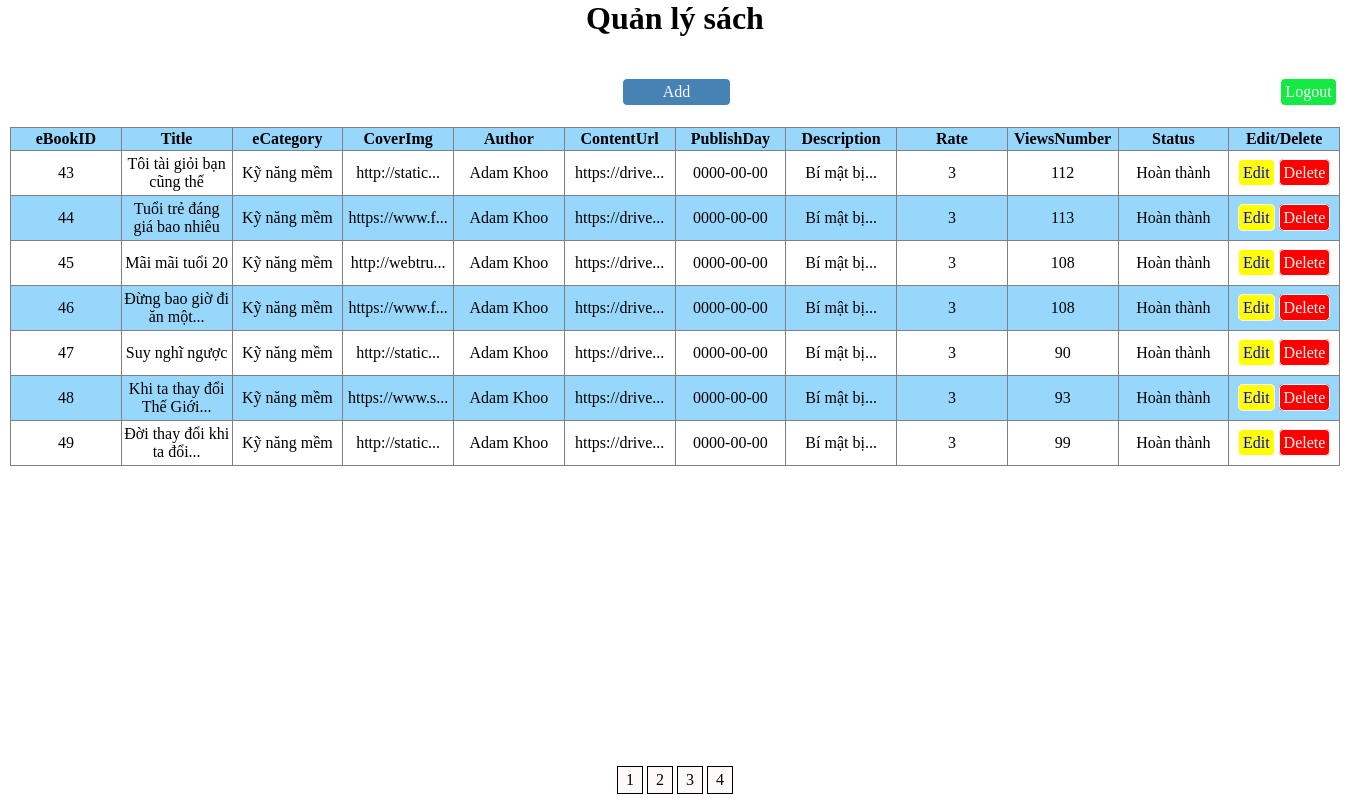
/book.php?page=4 (signed in), run on the app's committed database.
### tables this page shows
CREATE TABLE `ebook` (
  `eBookID` int(11) NOT NULL,
  `Title` varchar(200) NOT NULL,
  `eCategory` int(11) NOT NULL,
  `CoverImg` varchar(200) NOT NULL,
  `Author` varchar(200) NOT NULL,
  `ContentUrl` varchar(255) NOT NULL,
  `PublishDay` date NOT NULL,
  `Description` varchar(2000) NOT NULL,
  `Rate` int(10) NOT NULL,
  `ViewsNumber` int(11) NOT NULL,
  `Status` varchar(25) NOT NULL
);

CREATE TABLE `category` (
  `CategoryID` int(11) NOT NULL,
  `CategoryName` varchar(255) NOT NULL,
  `CategoryImg` varchar(255) NOT NULL
);

### book.php (the view, shortened to what this page needs)
<?php
    include'config.php';
?>
<!DOCTYPE html>
<html lang="en">
<head>
    <link rel="stylesheet" href="style.css">
</head>
<body>
    <h1>Quản lý sách</h1>
    <div class="container">
        <div class="top">
            <div class="tp-left">
            </div>
            <div class="tp-right">
                <a class="add_btn" href="add.php">Add</a>
                <a class="logout_btn" href="logout.php">Logout</a>
            </div>
        </div>
        <table id="tblist">
            <tr>
                <th>eBookID</th>
                <th>Title</th>
                <th>eCategory</th>
                <th>CoverImg</th>
                <th>Author</th>
                <th>ContentUrl</th>
                <th>PublishDay</th>
                <th>Description</th>
                <th>Rate</th>
                <th>ViewsNumber</th>
                <th>Status</th>
                <th>Edit/Delete</th>
            </tr>
            <?php
                function subtext($text,$num=80) {
                    if (strlen($text) <= $num) {
                        return $text;
                    }
                    $text= substr($text, 0, $num);
                    if ($text[$num-1] == ' ') {
                        return trim($text)."...";
                    }
                    $x  = explode(" ", $text);
                    $sz = sizeof($x);
                    if ($sz <= 1)   {
                        return $text."...";}
                    $x[$sz-1] = '';
                    return trim(implode(" ", $x))."...";
                }
                $site=10;
 				if (isset($_GET['page'])) {
 					$page=$_GET['page'];
 				}else $page=1;
 				$start=($page-1)*$site;
                $sql = "SELECT * FROM ebook join category on ebook.eCategory=category.CategoryID limit $start,$site";
                $result = mysqli_query($conn, $sql);
                 while($row = mysqli_fetch_array($result)){ ?>
				<tr>
					<td><?php echo $row['eBookID'] ?></td>
                    <td><?php echo subtext($row['Title'],35) ?></td>
                    <td><?php echo subtext($row['CategoryName'],35) ?></td>
                    <td><?php echo subtext($row['CoverImg'],13) ?></td>
                    <td><?php echo subtext($row['Author'],35) ?></td>
                    <td><?php echo subtext($row['ContentUrl'],13) ?></td>
                    <td><?php echo $row['PublishDay'] ?></td>
                    <td><?php echo subtext($row['Description'],15) ?></td>
                    <td><?php echo $row['Rate'] ?></td>
                    <td><?php echo $row['ViewsNumber'] ?></td>
                    <td><?php echo $row['Status'] ?></td>
					<td>
                        <a class="edit_btn" href="edit.php?edit=<?php echo $row['eBookID'] ?>">Edit</a>
                        <a onclick="return confirm('Bạn có chắc muốn xóa không?');" class="del_btn" href="sever.php?del=<?php echo $row['eBookID'] ?>">Delete</a>
					</td>
				</tr>
			<?php } ?>
        </table>
        <?php
		$site=10;
		$sql="select count(*) from ebook";
		$query=mysqli_query($conn,$sql);
		$row=mysqli_fetch_array($query);
		$tongsv=$row[0];
		$tongtrang=ceil($tongsv/$site);
	     ?>
        <form action="hs.php" method="get">
            <div class="wrapper-pg">
                <ul class="pagination">
                <?php
                    for ($i=1; $i <=$tongtrang ; $i++) { ?>
                        <li class="page-item"><a  style="background-color: green; color:white;" class="page-link" href="?page=<?php echo $i ?>"><?php echo $i ?></a></li>
                <?php	}
                ?>
                </ul>
            </div>
        </form>
    </div>
</body>
</html>

### style.css (style rules this page uses)
* { margin: 0; padding: 0; }
h1 { text-align: center; }
.container { padding: 10px; }
.top { width: 1330px; height: 50px; float: left; margin-top: 30px; }
.tp-left { width: 46%; float: left; height: 50px; }
.tp-right { float: left; height: 50px; }
#tblist { border-collapse: collapse; width: 1330px; }
#tblist td,th { border: 1px solid gray; padding: 2px; width: 102px; max-width: 102px; text-align: center; }
#tblist td { height: 40px; }
#tblist tr:nth-child(odd) { background-color: #98d7fc; }
.edit_btn,.del_btn,.add_btn,.logout_btn { text-decoration: none; border: 1px solid snow; padding: 4px; border-radius: 5px; }
.add_btn { display: inline-block; margin-top: 1px; padding: 4px 40px; background-color: steelblue; color: snow; }
.logout_btn { display: inline-block; margin-top: 1px; background-color: rgb(21, 233, 67); color: snow; margin-left: 545px; }
.edit_btn { background-color: Yellow ; }
.del_btn { background-color: red; color: snow; }
.wrapper-pg { width: 1330px; text-align: center; position: fixed; bottom: 0px; }
ul.pagination { display: inline-block; padding-top: 15px; }
ul.pagination li { display: inline; }
ul.pagination li a { background-color: snow !important; color: black !important; float: left; padding: 4px 8px; text-decoration: none; border: 1px solid black; margin: 2px; }

### data on the page
ebook: eBookID "43", Title "Tôi tài giỏi bạn cũng thế", category.CategoryName "Kỹ năng mềm", CoverImg "http://static...", Author "Adam Khoo", ContentUrl "https://drive...", PublishDay "0000-00-00", Description "Bí mật bị...", Rate "3", ViewsNumber "112", Status "Hoàn thành"
ebook: eBookID "44", Title "Tuổi trẻ đáng giá bao nhiêu", category.CategoryName "Kỹ năng mềm", CoverImg "https://www.f...", Author "Adam Khoo", ContentUrl "https://drive...", PublishDay "0000-00-00", Description "Bí mật bị...", Rate "3", ViewsNumber "113", Status "Hoàn thành"
ebook: eBookID "45", Title "Mãi mãi tuổi 20", category.CategoryName "Kỹ năng mềm", CoverImg "http://webtru...", Author "Adam Khoo", ContentUrl "https://drive...", PublishDay "0000-00-00", Description "Bí mật bị...", Rate "3", ViewsNumber "108", Status "Hoàn thành"
ebook: eBookID "46", Title "Đừng bao giờ đi ăn một...", category.CategoryName "Kỹ năng mềm", CoverImg "https://www.f...", Author "Adam Khoo", ContentUrl "https://drive...", PublishDay "0000-00-00", Description "Bí mật bị...", Rate "3", ViewsNumber "108", Status "Hoàn thành"
ebook: eBookID "47", Title "Suy nghĩ ngược", category.CategoryName "Kỹ năng mềm", CoverImg "http://static...", Author "Adam Khoo", ContentUrl "https://drive...", PublishDay "0000-00-00", Description "Bí mật bị...", Rate "3", ViewsNumber "90", Status "Hoàn thành"
ebook: eBookID "48", Title "Khi ta thay đổi Thế Giới...", category.CategoryName "Kỹ năng mềm", CoverImg "https://www.s...", Author "Adam Khoo", ContentUrl "https://drive...", PublishDay "0000-00-00", Description "Bí mật bị...", Rate "3", ViewsNumber "93", Status "Hoàn thành"
ebook: eBookID "49", Title "Đời thay đổi khi ta đổi...", category.CategoryName "Kỹ năng mềm", CoverImg "http://static...", Author "Adam Khoo", ContentUrl "https://drive...", PublishDay "0000-00-00", Description "Bí mật bị...", Rate "3", ViewsNumber "99", Status "Hoàn thành"
